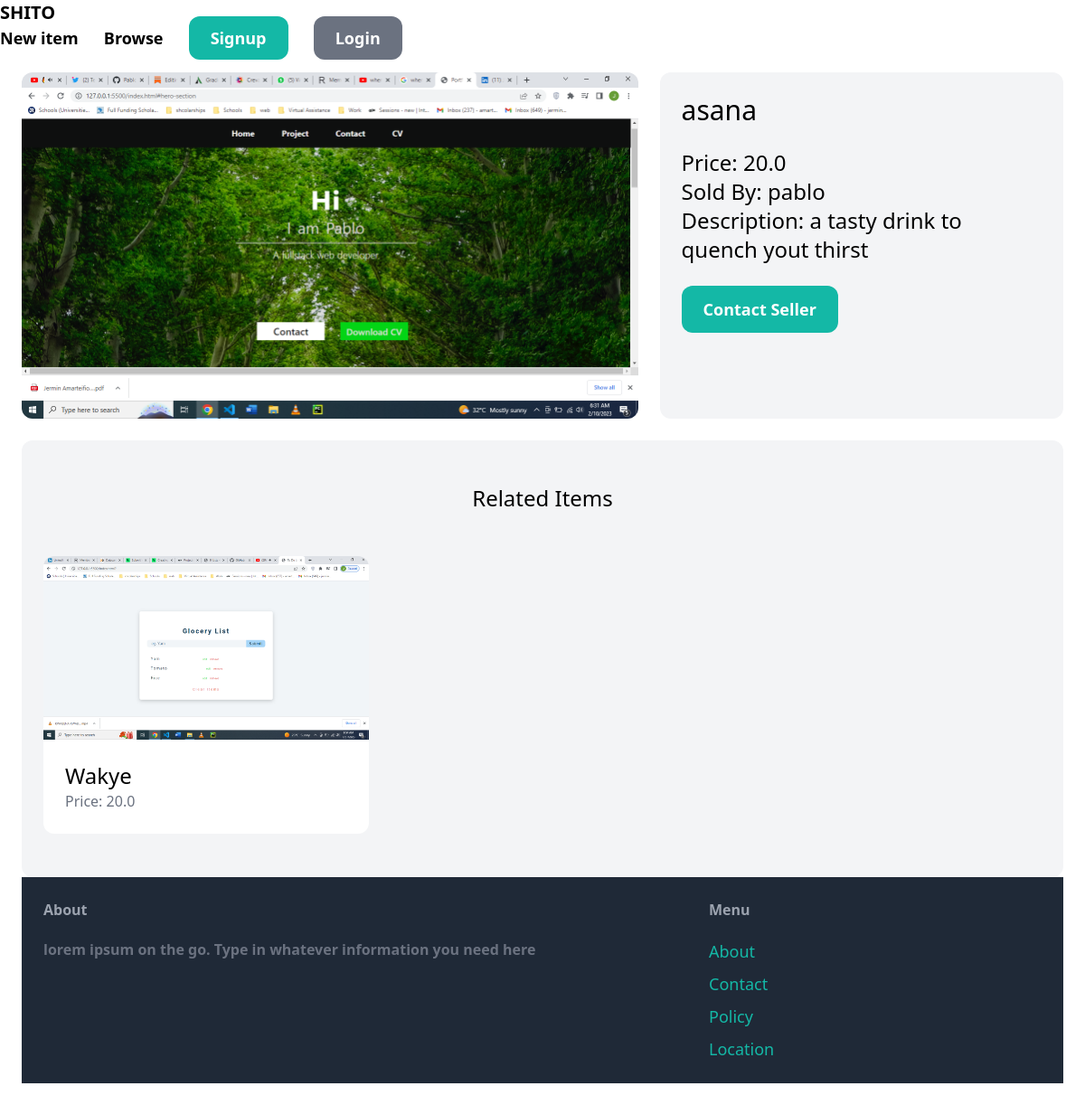
Page /item/2/ on the earlier database version.
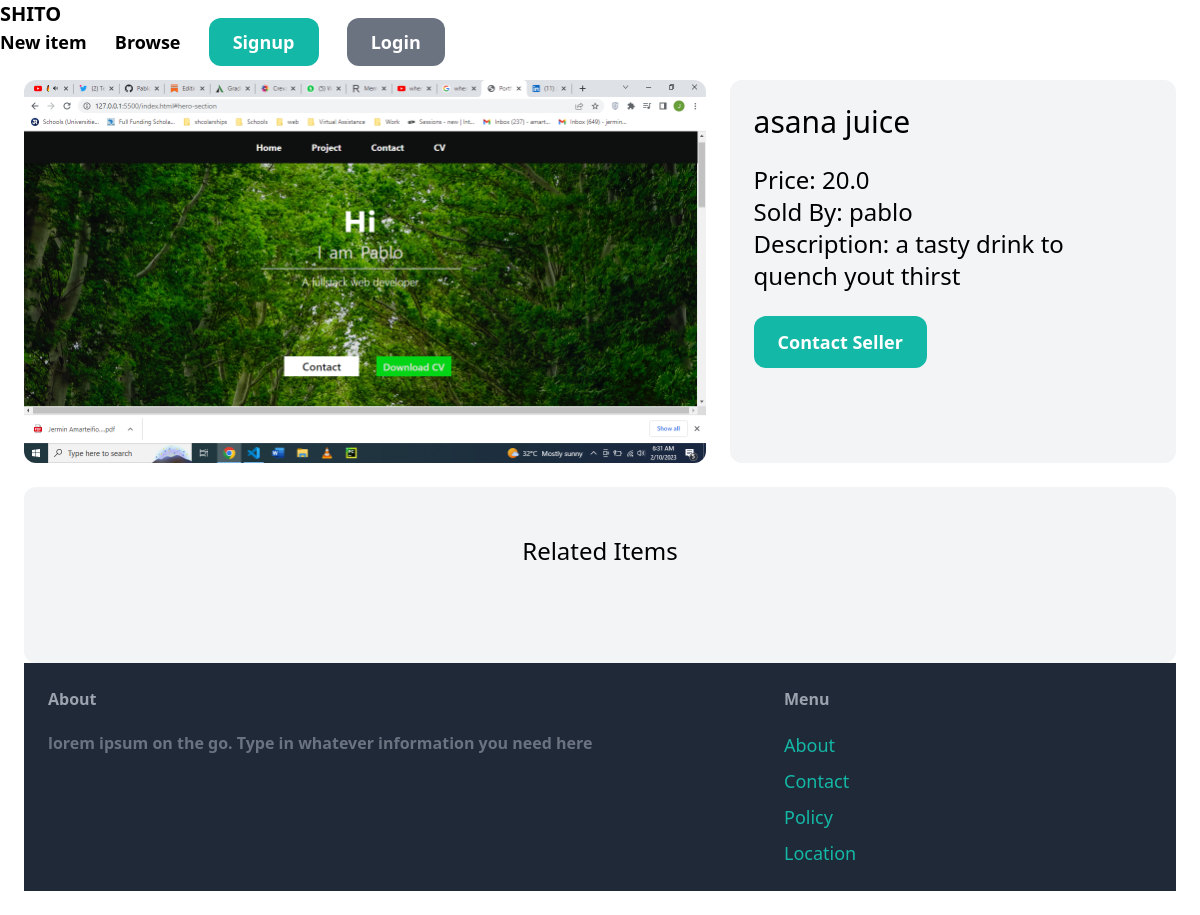
Same page on the later database version.
### item/models.py (models this page shows, shortened)
class Item(models.Model):
    category = models.ForeignKey(Category, related_name='items', on_delete=models.CASCADE)
    name = models.CharField(max_length=255)
    description = models.TextField(blank=True, null=True)
    price = models.FloatField()
    image = models.ImageField(upload_to='item_images', blank=True, null=True)
    is_sold = models.BooleanField(default=False)
    created_at = models.DateField(auto_now_add=True)
    created_by = models.ForeignKey(User, related_name='items', on_delete=models.CASCADE)

### item/views.py (the view)
# urls.py: path('<int:pk>/', views.detail, name='detail'),
def detail(request, pk):
    item = get_object_or_404(Item, pk=pk)
    related_items= Item.objects.filter(category=item.category, is_sold=False).exclude(pk=pk)[0:3]
    return render(request, 'item/detail.html',{
        'item': item,
        'related_items': related_items
    })

### item/templates/item/detail.html (shortened to what this page needs)
{% extends 'Spice/base.html' %}
{% block content %}
<div class= "grid grid-cols-5 gap-6">
    <div class="col-span-3">
        <img src="{{item.image.url}}" class="rounded-xl">
    </div>
    <div class="col-span-2 p-6 bg-gray-100 rounded-xl">
        <h1 class="mb-6 text-3xl">{{item.name}}</h1>
        <p class="text-2xl">Price: {{item.price}}</p>
        <p class="text-2xl">Sold By: {{item.created_by.username}}</p>
        {% if item.description %}
            <p class="text-2xl">Description: {{item.description}}</p>
        {% endif %}
        {% if request.user == item.created_by %}
            <div class= "mt-6 p-6 bg-white rounded-xl">
                <p> This item was created by you</p>
                <a href= {% url 'item:edit' item.id %} class= "inline-block mt-6 px-6 py-3 text-lg font-semibold bg-teal-500 text-white rounded-xl">Edit</a>
                <a href= {% url 'item:delete' item.id %} class= "inline-block mt-6 px-6 py-3 text-lg font-semibold bg-red-500 text-white rounded-xl">Delete</a>
            </div>
        {% else %}
            <a href= {% url 'conversation:new' item.id %} class="inline-block mt-6  px-6 py-3 text-lg rounded-xl font-semibold bg-teal-500 text-white hover:bg-teal-700"> Contact Seller</a>
        {% endif %}
    </div>
</div>
<div class= 'mt-6 px-6 py-12 bg-gray-100 rounded-xl'>
    <h2 class= 'mb-12 text-2xl text-center'>Related Items</h2>
        <div class= "grid grid-cols-3 gap-3">
            {% for item in related_items %}
                <div>
                    <a href="{% url 'item:detail' item.id %}">
                        <div>
                            <img src='{{item.image.url}}' class= 'rounded-t-xl'>
                        </div>
                        <div class="p-6 bg-white rounded-b-xl">
                            <h2 class="text-2xl">{{item.name}}</h2>
                            <p class = "text-gray-500"> Price: {{item.price}}</p>
                        </div>
                    </a>
                </div>
            {% endfor %}
        </div>
{% endblock content %}

Differences in the rows shown:
removed Item: image (picture), name "Wakye", price "20.0"
changed Item "a tasty drink to quench yout thirst": name "asana" → "asana juice"
